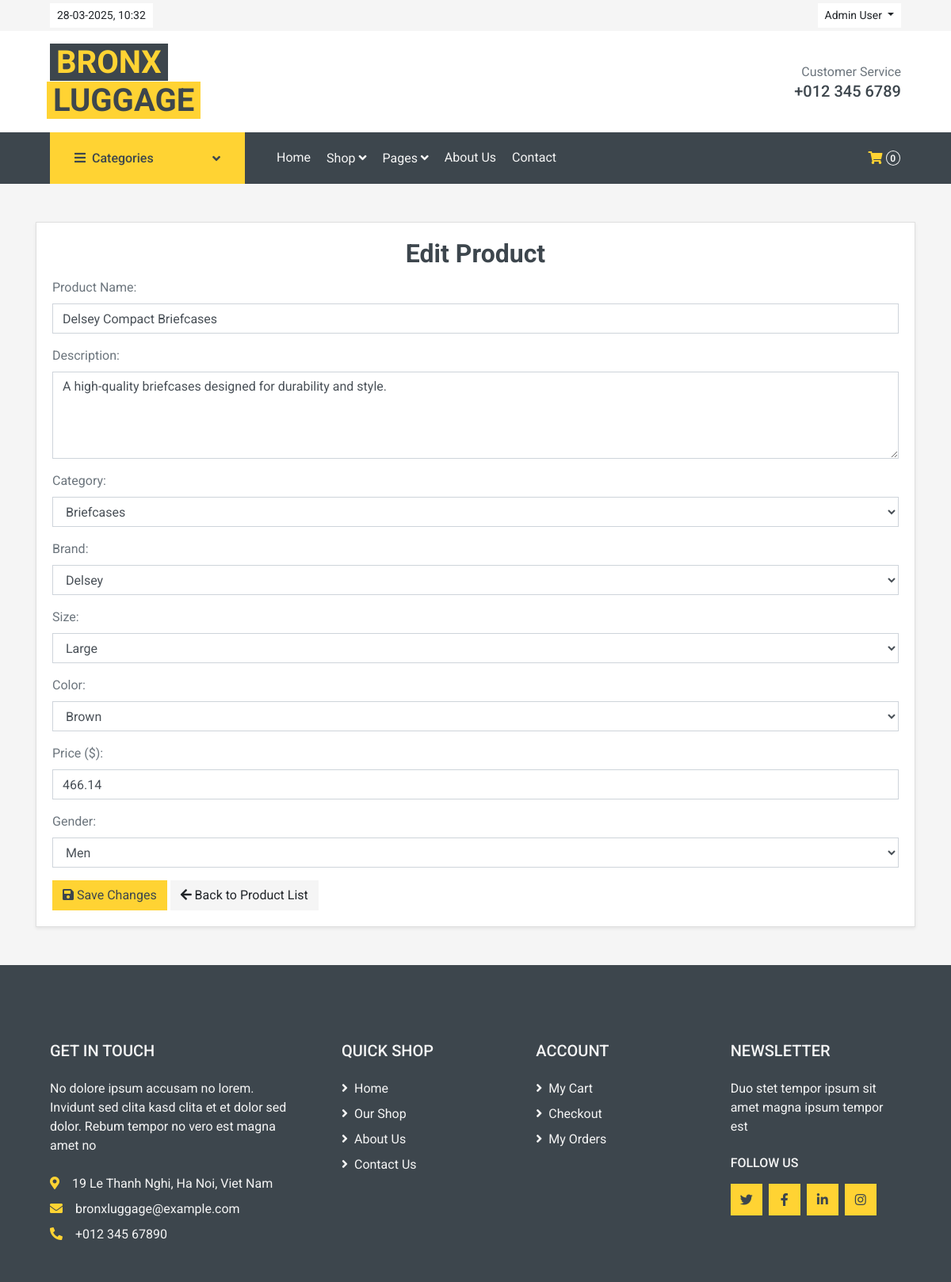
The app's page /admin/edit_product.php?id=6 (signed in) with its own data.
### tables this page shows
CREATE TABLE products (
    id INT AUTO_INCREMENT PRIMARY KEY,
    name VARCHAR(255) NOT NULL,
    description TEXT,
    category_id INT NOT NULL,
    brand_id INT NOT NULL,
    size_id INT NOT NULL,
    color_id INT NOT NULL,
    price DECIMAL(10,2) NOT NULL,
    gender ENUM('male', 'female') NOT NULL,
 
    created_at TIMESTAMP DEFAULT CURRENT_TIMESTAMP,
    FOREIGN KEY (category_id) REFERENCES categories(id) ON DELETE CASCADE,
    FOREIGN KEY (brand_id) REFERENCES brands(id) ON DELETE CASCADE,
    FOREIGN KEY (size_id) REFERENCES sizes(id) ON DELETE CASCADE,
    FOREIGN KEY (color_id) REFERENCES colors(id) ON DELETE CASCADE
);

### admin/edit_product.php (the view, shortened to what this page needs)
<?php
require_once '../functions.php';
$product_id = (int)$_GET['id'];
$stmt = $conn->prepare("SELECT name, description, category_id, brand_id, size_id, color_id, price, gender FROM products WHERE id = ?");
$stmt->bind_param("i", $product_id);
$stmt->execute();
$result = $stmt->get_result();
$product = $result->fetch_assoc();
$form_values = [
    'name' => $product['name'],
    'description' => $product['description'],
    'category_id' => $product['category_id'],
    'brand_id' => $product['brand_id'],
    'size_id' => $product['size_id'],
    'color_id' => $product['color_id'],
    'price' => $product['price'],
    'gender' => $product['gender']
];
$errors = [];
?>
<!DOCTYPE html>
<html lang="en">
<head>
    <?php include '../includes/head.php'; ?>
</head>
<body>
    <?php include '../includes/topbar.php'; ?>
    <?php include '../includes/navbar.php'; ?>
    <div class="container mt-5">
        <div class="card shadow-sm">
            <div class="card-body">
                <h2 class="card-title text-center">Edit Product</h2>
                <form method="POST" action="">
                    <div class="form-group">
                        <label for="name">Product Name:</label>
                        <input type="text" class="form-control <?= isset($errors['name']) ? 'is-invalid' : '' ?>" id="name" name="name" value="<?= htmlspecialchars($form_values['name']) ?>" required>
                    </div>
                    <div class="form-group">
                        <label for="description">Description:</label>
                        <textarea class="form-control <?= isset($errors['description']) ? 'is-invalid' : '' ?>" id="description" name="description" rows="4"><?= htmlspecialchars($form_values['description']) ?></textarea>
                    </div>
                    <div class="form-group">
                        <label for="category_id">Category:</label>
                        <select class="form-control <?= isset($errors['category_id']) ? 'is-invalid' : '' ?>" id="category_id" name="category_id" required>
                            <?php
                            $result = $conn->query("SELECT * FROM categories");
                            while ($category = $result->fetch_assoc()) {
                                $selected = $form_values['category_id'] == $category['id'] ? 'selected' : '';
                                echo "<option value='" . $category['id'] . "' $selected>" . htmlspecialchars($category['name']) . "</option>";
                            }
                            ?>
                        </select>
                    </div>
                    <div class="form-group">
                        <label for="brand_id">Brand:</label>
                        <select class="form-control <?= isset($errors['brand_id']) ? 'is-invalid' : '' ?>" id="brand_id" name="brand_id" required>
                            <?php
                            $result = $conn->query("SELECT * FROM brands");
                            while ($row = $result->fetch_assoc()) {
                                $selected = $form_values['brand_id'] == $row['id'] ? 'selected' : '';
                                echo "<option value='" . $row['id'] . "' $selected>" . htmlspecialchars($row['name']) . "</option>";
                            }
                            ?>
                        </select>
                    </div>
                    <div class="form-group">
                        <label for="size_id">Size:</label>
                        <select class="form-control <?= isset($errors['size_id']) ? 'is-invalid' : '' ?>" id="size_id" name="size_id" required>
                            <?php
                            $result = $conn->query("SELECT * FROM sizes");
                            while ($row = $result->fetch_assoc()) {
                                $selected = $form_values['size_id'] == $row['id'] ? 'selected' : '';
                                echo "<option value='" . $row['id'] . "' $selected>" . htmlspecialchars($row['name']) . "</option>";
                            }
                            ?>
                        </select>
                    </div>
                    <div class="form-group">
                        <label for="color_id">Color:</label>
                        <select class="form-control <?= isset($errors['color_id']) ? 'is-invalid' : '' ?>" id="color_id" name="color_id" required>
                            <?php
                            $result = $conn->query("SELECT * FROM colors");
                            while ($row = $result->fetch_assoc()) {
                                $selected = $form_values['color_id'] == $row['id'] ? 'selected' : '';
                                echo "<option value='" . $row['id'] . "' $selected>" . htmlspecialchars($row['name']) . "</option>";
                            }
                            ?>
                        </select>
                    </div>
                    <div class="form-group">
                        <label for="price">Price ($):</label>
                        <input type="number" step="0.01" class="form-control <?= isset($errors['price']) ? 'is-invalid' : '' ?>" id="price" name="price" value="<?= htmlspecialchars($form_values['price']) ?>" required>
                    </div>
                    <div class="form-group">
                        <label for="gender">Gender:</label>
                        <select class="form-control <?= isset($errors['gender']) ? 'is-invalid' : '' ?>" id="gender" name="gender" required>
                            <option value="male" <?= $form_values['gender'] === 'male' ? 'selected' : '' ?>>Men</option>
                        </select>
                    </div>
                    <button type="submit" class="btn btn-primary">
                        <i class="fas fa-save"></i> Save Changes
                    </button>
                    <a href="../admin/manage_products.php" class="btn btn-secondary">
                        <i class="fas fa-arrow-left"></i> Back to Product List
                    </a>
                </form>
            </div>
        </div>
    </div>
    <?php include '../includes/footer.php'; ?>
</body>
</html>

### records on screen
products: name "Delsey Compact Briefcases", description "A high-quality briefcases designed for durability and style.", price "466.14", gender "Men"

### other values on screen
$_SESSION['name'] "Admin User"
$total_products "0"
form field category_id "Briefcases"
form field brand_id "Delsey"
form field size_id "Large"
form field color_id "Brown"
